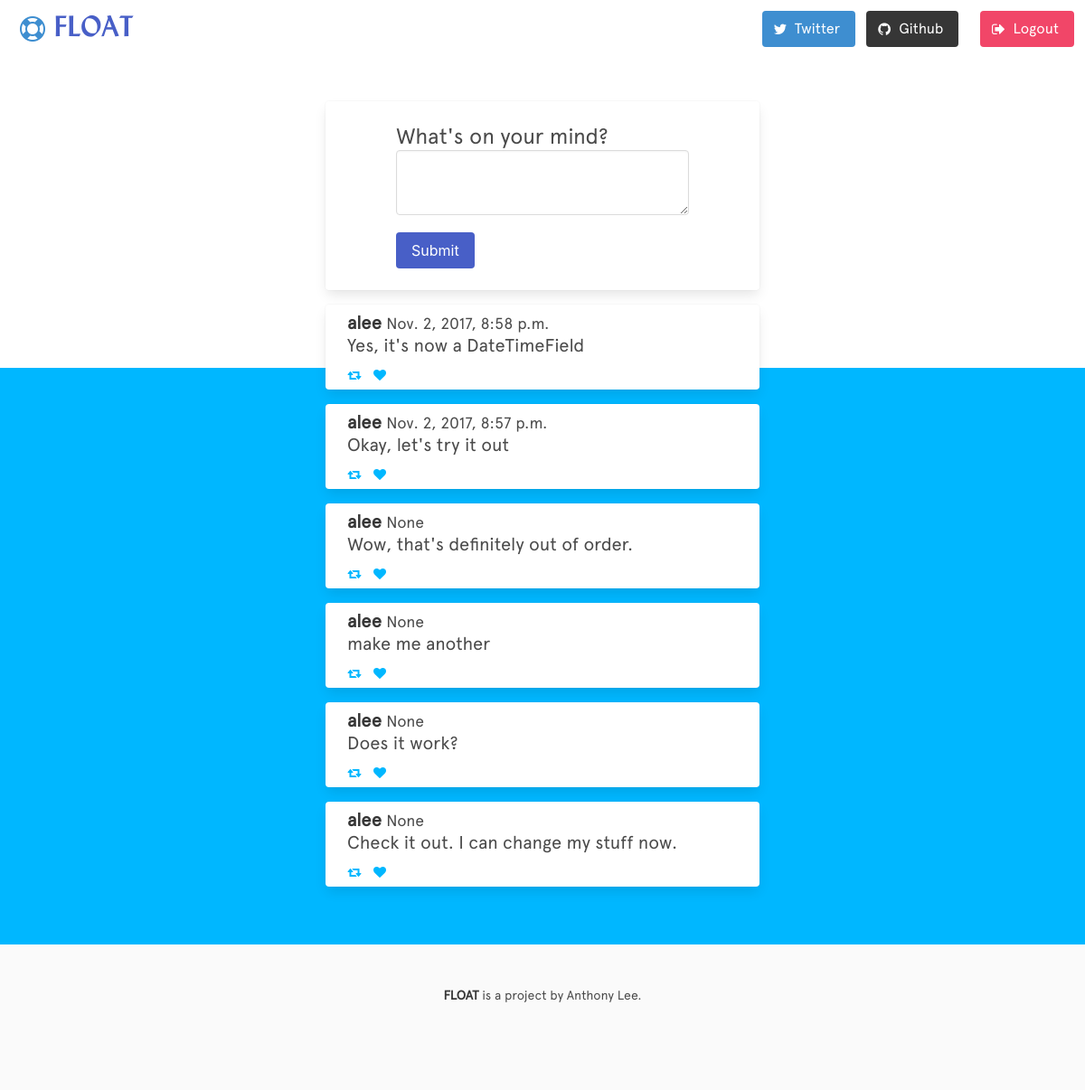
The app's page / (signed in), older data.
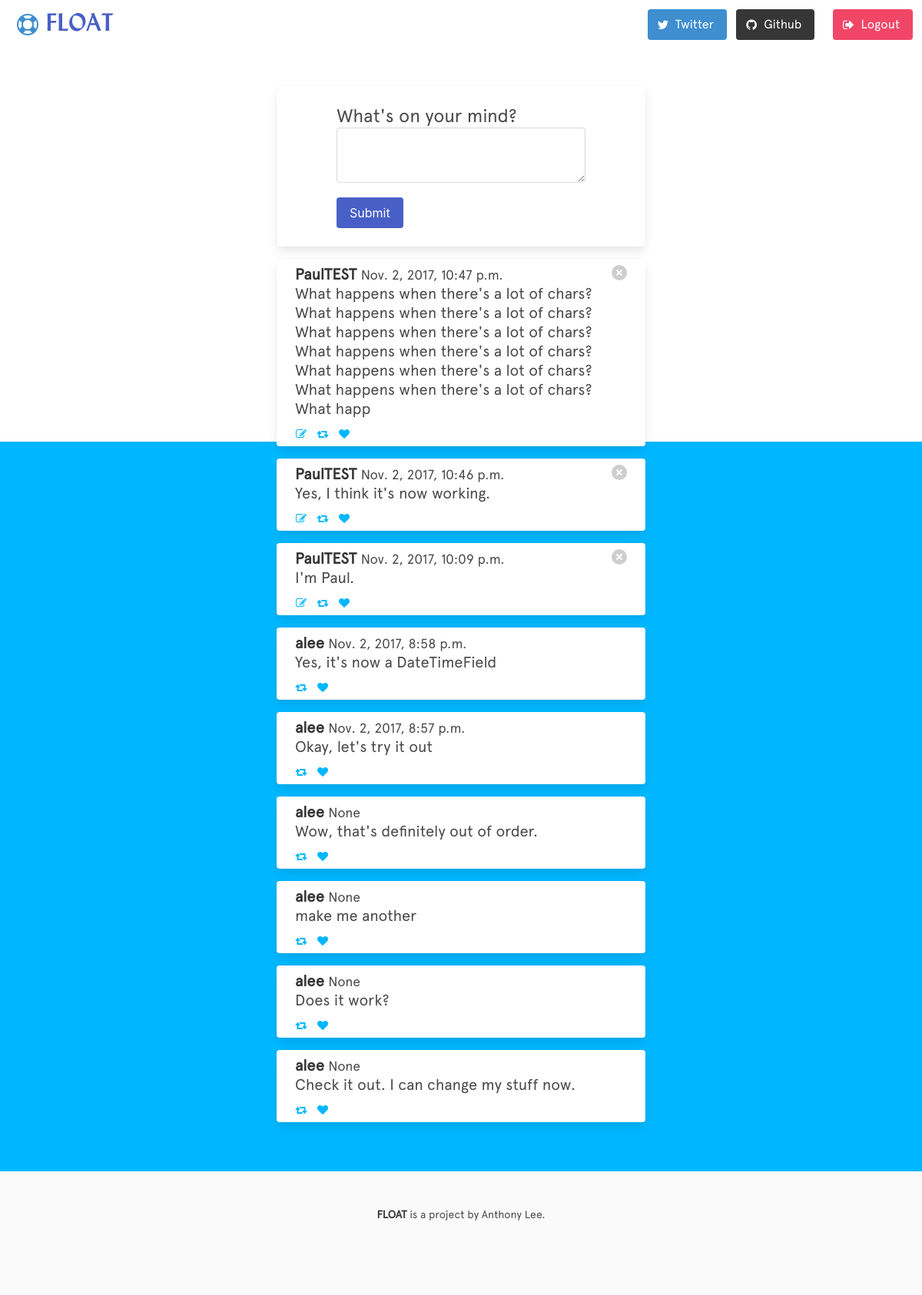
The same page, newer data.
### posts/models.py (models this page shows)
class Post(models.Model):
    content = models.TextField(max_length=255)
    created_at = models.DateTimeField(auto_now_add=True)
    user = models.ForeignKey(User)

### posts/views.py (the view, shortened to what this page needs)
# urls.py: url(r'^$', views.PostCreateView.as_view(), name='home'),
class PostCreateView(LoginRequiredMixin, CreateView, ListView):
    context_object_name = "posts"
    model = Post
    template_name = "post_create.html"
    success_url="/"
    paginate_by = 10
    form_class = PostForm
    def get_queryset(self):
        return Post.objects.order_by('-created_at')

### posts/forms.py
class PostForm(ModelForm):
    class Meta:
        model = Post
        fields = ('content',)
        widgets = {
            'content': Textarea(attrs={'class': 'textarea',
                                       'rows': 2,
                                       'cols': 0}),
        }

### posts/templates/post_create.html
 {% extends 'base.html' %} {% block title %} Create a Post - {{ block.super }} {% endblock title %} {% block content %}
<section class="section floating-fill">
    <div class="container">
        <div class="card django-card">
            <div class="card-content">
                <div class="field django-form">
                    <h1 class="is-size-4">What's on your mind?</h1>
                    <div class="control">
                        <form role="form" action="" method="post">
                            {% csrf_token %} {{ form.as_p }}
                            <br>
                            <input class="button is-link" type="submit" value="Submit" />
                        </form>
                    </div>
                </div>
            </div>
        </div>
        {% for post in posts %}
        <div class="card django-card">
            <article class="media postcards">
                <div class="media-content">
                    <div class="content">
                        <p class="is-size-5">
                            <strong>{{ post.user }}</strong>
                            <small>{{ post.created_at }}</small>
                            <br> {{ post.content }} </p>
                    </div>
                    <nav class="level is-mobile">
                        <div class="level-left">
                            {% if user.pk == post.user.pk %}
                            <a href="{% url 'edit' pk=post.pk %}" class="level-item">
                                <span class="icon is-small">
                                    <i class="fa fa-edit"></i>
                                </span>
                            </a>
                            {% endif %}
                            <a class="level-item">
                                <span class="icon is-small">
                                    <i class="fa fa-retweet"></i>
                                </span>
                            </a>
                            <a class="level-item">
                                <span class="icon is-small">
                                    <i class="fa fa-heart"></i>
                                </span>
                            </a>
                        </div>
                    </nav>
                </div>
                <div class="media-right">
                    {% if user.pk == post.user.pk %}
                    <a class="delete" href="{% url 'delete' pk=post.pk %}"></a>
                    {% endif %}
                </div>
            </article>
        </div>
        {% endfor %}
    </div>
</section>
{% endblock %}

### posts/templates/base.html (shortened to what this page needs)
{% load staticfiles %}
<!DOCTYPE html>
<html>
<head>
    <link rel="stylesheet" href="https://maxcdn.bootstrapcdn.com/font-awesome/4.7.0/css/font-awesome.min.css">
    <link rel="stylesheet" href="https://cdnjs.cloudflare.com/ajax/libs/bulma/0.6.0/css/bulma.min.css">
    <link rel="stylesheet" href="{% static 'stylesheets/style.css' %}">
</head>
<body>
    <nav class="navbar is-transparent" role="navigration" aria-label="main navigation">
        <div class="navbar-brand">
            <a class="navbar-item" href="/">
                <span class="icon is-large is-left has-text-info">
                    <i class="fa fa-life-ring fa-2x"></i>
                </span>
                <p class="is-size-3 has-icons-left brand-title">FLOAT</p>
            </a>
        </div>
        <div class="navbar-end">
            <div class="navbar-item is-hidden-touch">
                <div class="field is-grouped">
                    <p class="control">
                        <a class="is-info button" target="_blank" href="https://twitter.com/">
                            <span class="icon">
                                <i class="fa fa-twitter"></i>
                            </span>
                            <span>
                                Twitter
                            </span>
                        </a>
                    </p>
                    <p class="control">
                        <a class="is-dark button" target="_blank" href="https://github.com/alee792/microblog-django">
                            <span class="icon">
                                <i class="fa fa-github"></i>
                            </span>
                            <span>
                                Github
                            </span>
                        </a>
                    </p>
                </div>
            </div>
            {% if user.is_authenticated %}
            <div class="navbar-item is-hidden-touch">
                <p class="control">
                    <a class="is-danger button" href="{% url 'auth_logout' %}">
                        <span class="icon">
                            <i class="fa fa-sign-out"></i>
                        </span>
                        <span>
                            Logout
                        </span>
                    </a>
                </p>
            </div>
            {% endif %}
        </div>
    </nav>
    {% block content %}{% endblock content %} {% block footer %}{% endblock footer %}
    <footer class="footer">
        <div class="container">
            <div class="content has-text-centered">
                <p>
                    <strong>FLOAT</strong> is a project by Anthony Lee.
                </p>
            </div>
        </div>
    </footer>
</body>
</html>

### posts/static/stylesheets/style.css (style rules this page uses)
* { min-height: 0; min-width: 0; }
body { font: 14px 'apercu-web', "Lucida Grande", Helvetica, Arial, sans-serif; }
a { color: #00B7FF; }
.brand-title { font-family: lydian, "serif"; }
.card { margin: .1rem; }
.floating-fill { background-image: linear-gradient(bottom, #00B7FF 65%, #fff 0%); background-image: -o-linear-gradient(bottom, #00B7FF 65%, #fff 0%); background-image: -moz-linear-gradient(bottom, #00B7FF 65%, #fff 0%); background-image: -webkit-linear-gradient(bottom, #00B7FF 65%, #fff 0%); background-image: -ms-linear-gradient(bottom, #00B7FF 65%, #fff 0%); }
.django-form { margin: auto; width: 75%; }
.django-card { max-width: 50%; margin: auto; }
.postcards { margin: 1rem; padding: .5rem; }

Row changes from the older to the newer data that the page shows:
added Post: user "PaulTEST", created_at "Nov. 2, 2017, 10:47 p.m.", content "What happens when there's a lot of chars?What happens when there's a lot of chars?What happens when there's a lot of chars?What happens when there's a lot of chars?What happens when there's a lot of chars?What happens when there's a lot of chars?What happ"
added Post: user "PaulTEST", created_at "Nov. 2, 2017, 10:46 p.m.", content "Yes, I think it's now working."
added Post: user "PaulTEST", created_at "Nov. 2, 2017, 10:09 p.m.", content "I'm Paul."
